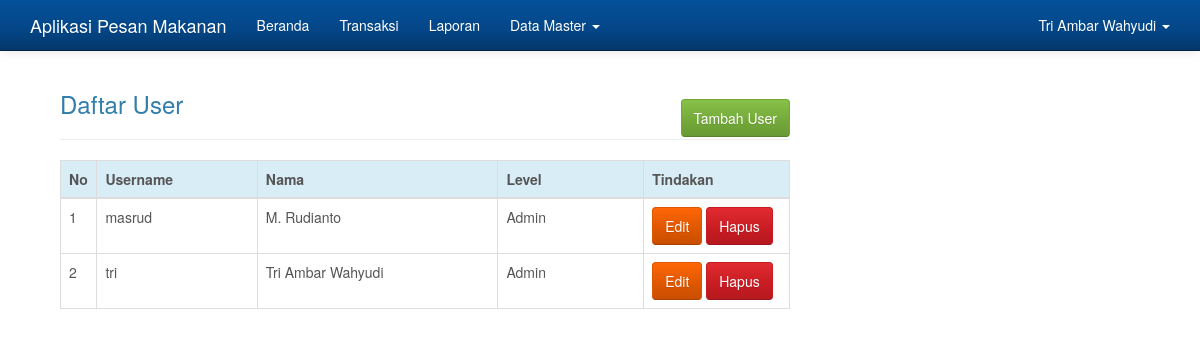
Page /admin.php?hlm=user (signed in) on the committed database.
### tables this page shows
CREATE TABLE `user` (
  `id_user` tinyint(2) NOT NULL,
  `username` varchar(30) NOT NULL,
  `password` varchar(35) NOT NULL,
  `nama` varchar(50) NOT NULL,
  `alamat` varchar(150) NOT NULL,
  `hp` varchar(20) NOT NULL,
  `level` tinyint(1) NOT NULL
);

### user.php (the view)
<?php
if( empty( $_SESSION['id_user'] ) ){
	$_SESSION['err'] = '<strong>ERROR!</strong> Anda harus login terlebih dahulu.';
	header('Location: ./');
	die();
} else {
	if( isset( $_REQUEST['aksi'] )){
		$aksi = $_REQUEST['aksi'];
		switch($aksi){
			case 'baru':
				include 'user_baru.php';
				break;
			case 'edit':
				include 'user_edit.php';
				break;
			case 'hapus':
				include 'user_hapus.php';
				break;
		}
	} else {
		echo '
			<div class="container">
			<div class="col-md-8">
				<h3 style="margin-bottom: -20px;">Daftar User</h3>
					<a href="./admin.php?hlm=user&aksi=baru" class="btn btn-success btn-s pull-right">Tambah User</a>
				<br/><hr/>
				<table class="table table-bordered">
				 <thead>
				   <tr class="info">
					 <th width="5%">No</th>
					 <th width="22%">Username</th>
					 <th width="33%">Nama</th>
					 <th width="20%">Level</th>
					 <th width="20%">Tindakan</th>
				   </tr>
				 </thead>
				 <tbody>';
		 	$sql = mysqli_query($koneksi, "SELECT * FROM user");
		 	if(mysqli_num_rows($sql) > 0){
		 		$no = 0;
				 while($row = mysqli_fetch_array($sql)){
	 				$no++;
	 			echo '
				   <tr>
					 <td>'.$no.'</td>
					 <td>'.$row['username'].'</td>
					 <td>'.$row['nama'].'</td>
					 <td>';
					 if($row['level'] == 1){
						 echo 'Admin';
					 } else {
						 echo 'User Biasa';
					 }
					 echo'</td>
					 <td>
					<script type="text/javascript" language="JavaScript">
					  	function konfirmasi(){
						  	tanya = confirm("Anda yakin akan menghapus user ini?");
						  	if (tanya == true) return true;
						  	else return false;
						}
					</script>
					 <a href="?hlm=user&aksi=edit&id_user='.$row['id_user'].'" class="btn btn-warning btn-s">Edit</a>
					 <a href="?hlm=user&aksi=hapus&submit=yes&id_user='.$row['id_user'].'" onclick="return konfirmasi()" class="btn btn-danger btn-s">Hapus</a>
					 </td>';
				}
			} else {
				 echo '<td colspan="8"><center><p class="add">Tidak ada data untuk ditampilkan. <u><a href="?hlm=user&aksi=baru">Tambah user baru</a></u> </p></center></td></tr>';
			}
			echo '
			 	</tbody>
			</table>
			</div>
		</div>';
	}
}
?>

### admin.php (style rules this page uses)
body { min-height: 200px; padding-top: 70px; }

### rows in the picture
user: username "masrud", nama "M. Rudianto", level "Admin"
user: username "tri", nama "Tri Ambar Wahyudi", level "Admin"

### other values in the picture
$_SESSION['nama'] "Tri Ambar Wahyudi"
